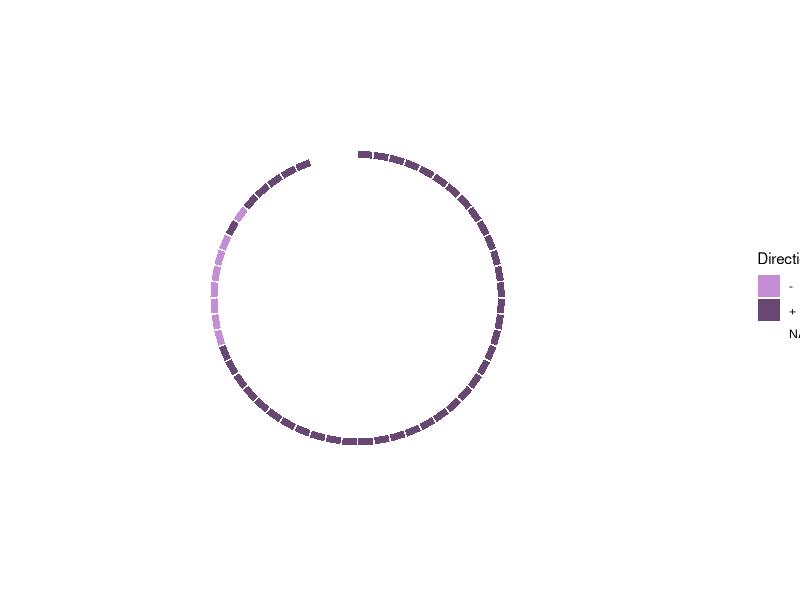

Reproduce this figure in R.
# Libraries
library(ggplot2)

dat <- read.table('data.txt', header=T, sep='\t')
# HG      SC      Conservation    MedianLength    Order   Direction       Annotation

dat$MedianLength <- dat$MedianLength

p <- ggplot(dat, aes(x=Order, y=100, fill=Direction)) + geom_bar(stat='identity') +   theme_minimal() +
  theme(
    axis.text = element_blank(),
    axis.title = element_blank(),
    panel.grid = element_blank(),
    plot.margin = unit(rep(-2,4), "cm")     # This remove unnecessary margin around plot
  ) +
  ylim(-2000, 2300) +
  coord_polar(start = 0) + scale_fill_manual(values=c('#c48dd6', '#684773'), na.value='white')
pdf("plot_dir.pdf", height=10, width=10)
print(p)
dev.off()
